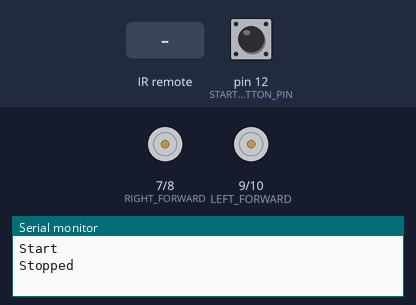
This sketch was run on a simulated Arduino Uno, built with avr-gcc and run on an emulated ATmega328P. Parts: motor-driver pin pairs drawn as motors (green arrow = first pin HIGH = forward, orange = second pin HIGH = backward, longer = more drive, scaled by the enable pin), the last lines printed to the serial monitor. The test bench sets the inputs (shaded band); at power-on: pin 12 (START_BUTTON_PIN) HIGH.

Above: at 1.2 s.
1.3 s: pin 12 (START_BUTTON_PIN) pulled LOW for 0.15 s
At 2.4 s:
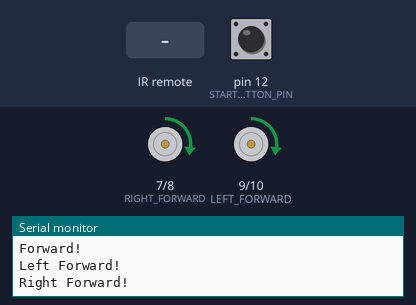
3.2 s: infrared code 0x20FE4DBB received
At 4.4 s:
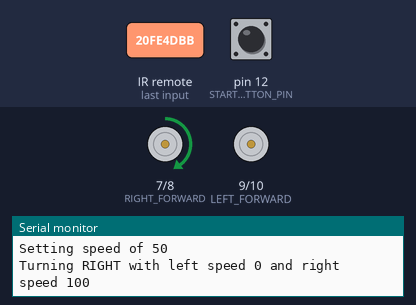
4.7 s: infrared code 0x52A3D41F received
At 5.7 s:
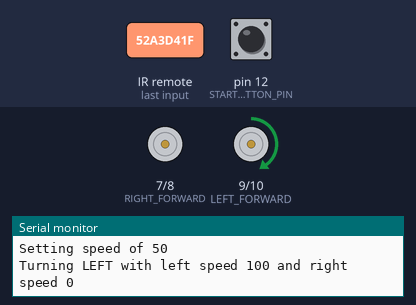
6.2 s: infrared code 0x511DBB received
At 6.5 s:
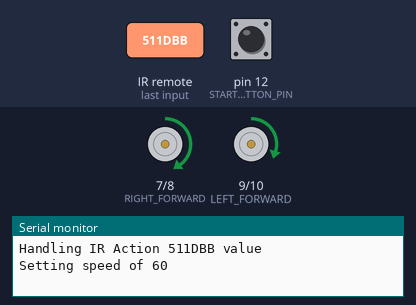
7.7 s: infrared code 0x511DBB received
At 8.8 s:
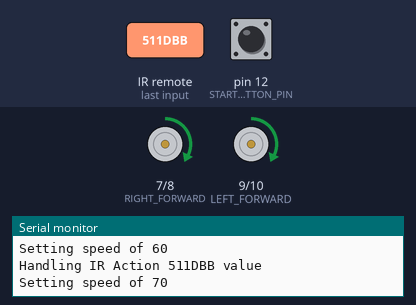
9.2 s: infrared code 0x20FE4DBB received
At 10.4 s:
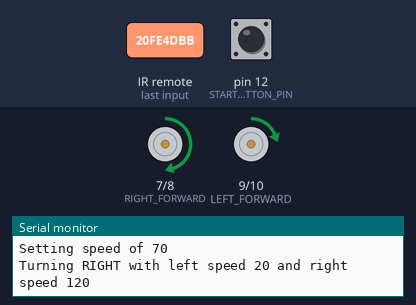
Timing chart, 0 to 11.7 s (numbered marks = the images above; inputs shaded):
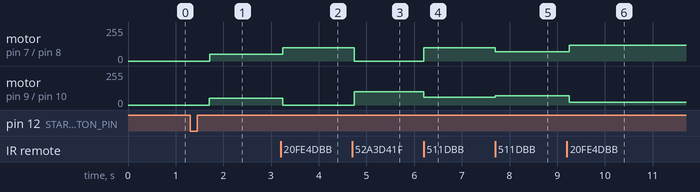

Measured:
- after the input at 1.3 s, motor on pin 7 (RIGHT_FORWARD) / pin 8 (RIGHT_BACKWARD): stopped → forward 50/255 after 0.42 s; motor on pin 9 (LEFT_FORWARD) / pin 10 (LEFT_BACKWARD): stopped → forward 50/255 after 0.40 s
- after the input at 3.2 s, motor on pin 7 (RIGHT_FORWARD) / pin 8 (RIGHT_BACKWARD): forward 50/255 → forward 100/255 after 0.05 s; motor on pin 9 (LEFT_FORWARD) / pin 10 (LEFT_BACKWARD): forward 50/255 → stopped after 0.05 s
- after the input at 4.7 s, motor on pin 7 (RIGHT_FORWARD) / pin 8 (RIGHT_BACKWARD): forward 100/255 → stopped at once; motor on pin 9 (LEFT_FORWARD) / pin 10 (LEFT_BACKWARD): stopped → forward 100/255 at once
- after the input at 6.2 s, motor on pin 7 (RIGHT_FORWARD) / pin 8 (RIGHT_BACKWARD): stopped → forward 100/255 at once; motor on pin 9 (LEFT_FORWARD) / pin 10 (LEFT_BACKWARD): forward 100/255 → forward 60/255 at once
- after the input at 7.7 s, motor on pin 7 (RIGHT_FORWARD) / pin 8 (RIGHT_BACKWARD): forward 100/255 → forward 70/255 at once; motor on pin 9 (LEFT_FORWARD) / pin 10 (LEFT_BACKWARD): forward 60/255 → forward 70/255 at once
- after the input at 9.2 s, motor on pin 7 (RIGHT_FORWARD) / pin 8 (RIGHT_BACKWARD): forward 70/255 → forward 120/255 after 0.05 s; motor on pin 9 (LEFT_FORWARD) / pin 10 (LEFT_BACKWARD): forward 70/255 → forward 20/255 after 0.05 s

The sketch:

car.ino
```cpp
#include <FiniteStateMachine.h>
#include <ClickButton.h>
#include <IRremote.h>

#define LEFT_ENABLE    5    // leave pin 11 for the IR library
#define LEFT_BACKWARD  10
#define LEFT_FORWARD   9

#define RIGHT_BACKWARD 8
#define RIGHT_FORWARD  7
#define RIGHT_ENABLE   6  // has to be PWM

#define START_BUTTON_PIN 12

#define IR_PIN 4 // do not put PWM on pins 11 or 3 because the IR uses them

#define IR_FORWARD   0x511DBB
#define IR_BACKWARD  0xA3C8EDDB
#define IR_RIGHT     0x20FE4DBB
#define IR_LEFT      0x52A3D41F
#define IR_OK        0xD7E84B1B

#define MAX_SPEED 255
#define MIN_SPEED -255

ClickButton startButton(START_BUTTON_PIN, LOW, CLICKBTN_PULLUP);

State Forward = State(go_forward, noop, noop);
State Backward = State(go_backward, noop, noop);
State Stopped = State(stop_engines, noop, noop);

FSM engineState = FSM(Stopped);
int engineSpeed = 200; // TODO put it as a variable in engineState
boolean turningLeft = false, turningRight = false;

IRrecv ir(IR_PIN);
decode_results ir_results;
unsigned long lastIrButton = -1;

//stolen from http://www.utopiamechanicus.com/article/low-memory-serial-print/
void StreamPrint_progmem(Print &out,PGM_P format,...)
{
  // program memory version of printf - copy of format string and result share a buffer
  // so as to avoid too much memory use
  char formatString[128], *ptr;
  strncpy_P( formatString, format, sizeof(formatString) ); // copy in from program mem
  // null terminate - leave last char since we might need it in worst case for result's \0
  formatString[ sizeof(formatString)-2 ]='\0';
  ptr=&formatString[ strlen(formatString)+1 ]; // our result buffer...
  va_list args;
  va_start (args,format);
  vsnprintf(ptr, sizeof(formatString)-1-strlen(formatString), formatString, args );
  va_end (args);
  formatString[ sizeof(formatString)-1 ]='\0';
  out.print(ptr);
}
#define Serialprint(format, ...) StreamPrint_progmem(Serial,PSTR(format),##__VA_ARGS__)
#define Streamprint(stream,format, ...) StreamPrint_progmem(stream,PSTR(format),##__VA_ARGS__)

void setup(){
  pinMode(LEFT_FORWARD, OUTPUT);
  pinMode(LEFT_BACKWARD, OUTPUT);
  pinMode(RIGHT_FORWARD, OUTPUT);
  pinMode(RIGHT_BACKWARD, OUTPUT);

  ir.enableIRIn(); // start the receiver

  Serial.begin(9600);  //Begin serial communcation
  Serial.println("Start");
}

void loop(){
  unsigned long irValue;
  startButton.Update();

  if(ir.decode(&ir_results)){
    irValue = ir_results.value;
    ir.resume();
    handleIRAction(irValue);
  }


  handleStartButtonClick();

  engineState.update();
}

void handleIRAction(unsigned long value){
  Serialprint("Handling IR Action %lX value\n\r", value);
  if(value == REPEAT){
    value = lastIrButton;
  } else {
    lastIrButton = value;
  }
  switch(value){
    case IR_LEFT:
      turningLeft = true;
      go(engineSpeed);
      turningLeft = false;
      break;
    case IR_RIGHT:
      turningRight = true;
      go(engineSpeed);
      turningRight = false;
      break;
    case IR_FORWARD:
      go(calculateNewSpeed(+10));
      break;
    case IR_BACKWARD:
      go(calculateNewSpeed(-10));
      break;
    case IR_OK:
      toggleEngine();
      break;
  }
}

void handleStartButtonClick(){
  if(startButton.clicks != 0){
    Serialprint("Pressed Button %d\n", startButton.clicks);
    toggleEngine();
  }
}

void toggleEngine(){
  if(engineState.isInState(Stopped)){
    go(50);
  } else {
    go(0);
  }
}

int calculateNewSpeed(int change){
  int tillMax = MAX_SPEED - engineSpeed;
  int tillMin = engineSpeed - MIN_SPEED;
  if(change < 0 && abs(change) > tillMin){
    change = -tillMin;
  } else if(change > 0 && abs(change) > tillMax) {
    change = tillMax;
  }
  return engineSpeed + change;
}

#define TURN_ZEAL 50

void set_speed(int speed){
  int leftSpeed, rightSpeed;
  engineSpeed = speed;

  leftSpeed = rightSpeed = abs(engineSpeed);

  Serialprint("Setting speed of %d\n\r", engineSpeed);

  if(turningLeft){
    leftSpeed  = calculateNewSpeed(TURN_ZEAL);
    rightSpeed = calculateNewSpeed(-TURN_ZEAL);
    Serialprint("Turning LEFT with left speed %d and right speed %d\n", leftSpeed, rightSpeed);
  }

  if(turningRight){
    rightSpeed = calculateNewSpeed(TURN_ZEAL);
    leftSpeed  = calculateNewSpeed(-TURN_ZEAL);
    Serialprint("Turning RIGHT with left speed %d and right speed %d\n", leftSpeed, rightSpeed);
  }

  analogWrite(LEFT_ENABLE,  leftSpeed);
  analogWrite(RIGHT_ENABLE, rightSpeed);
}

void go(int speed){
  set_speed(speed);
  if(speed > 0){
    engineState.transitionTo(Forward);
  } else if(speed < 0){
   engineState.transitionTo(Backward);
  } else {
    engineState.transitionTo(Stopped);
  }
}

void go_forward(){
  Serial.println("Forward!");
  //return;

  left_forward();
  right_forward();
}

void go_backward(){
  Serial.println("Backward!");
  //return;

  left_backward();
  right_backward();
}

void left_forward(){
  Serial.println("Left Forward!");
  digitalWrite(LEFT_FORWARD, HIGH);
  digitalWrite(LEFT_BACKWARD, LOW);
}

void left_backward(){
  Serial.println("Left Backward!");
  digitalWrite(LEFT_BACKWARD, HIGH);
  digitalWrite(LEFT_FORWARD,  LOW);
}

void right_forward(){
  Serial.println("Right Forward!");
  digitalWrite(RIGHT_FORWARD, HIGH);
  digitalWrite(RIGHT_BACKWARD, LOW);
}

void right_backward(){
  Serial.println("Right Backward!");
  digitalWrite(RIGHT_BACKWARD, HIGH);
  digitalWrite(RIGHT_FORWARD,  LOW);
}

void stop_engines(){
  Serial.println("Stopped");

  digitalWrite(LEFT_FORWARD,  LOW);
  digitalWrite(LEFT_BACKWARD, LOW);

  digitalWrite(RIGHT_FORWARD,  LOW);
  digitalWrite(RIGHT_BACKWARD, LOW);

}

// some FSM states are noop
void noop(){
}
```
